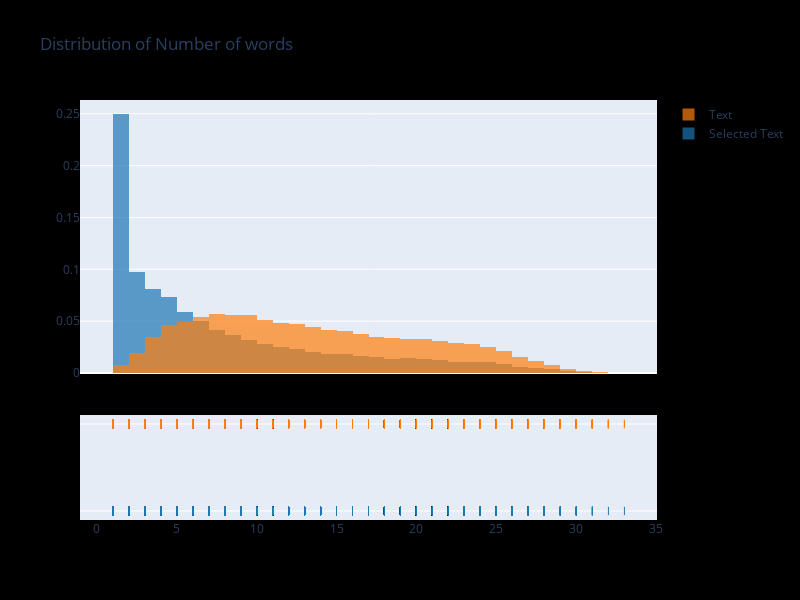

Write notebook code for a chart like this one.
### Code cell
hist_data = [df_train["num_words_st"], df_train["num_words_text"]]
group_labels = ["Selected Text", "Text"]

fig = ff.create_distplot(hist_data=hist_data, group_labels=group_labels, show_curve=False)
fig.update_layout(title_text="Distribution of Number of words")
fig.update_layout(
    autosize=False,
    width=800,
    height=600,
    paper_bgcolor="Black"
)
fig.show()

### Figure 1 — Plotly figure (JSON) as saved in the notebook; plotly's stock layout.template omitted (floating-point values rounded to 4 significant figures; data arrays with more than 128 entries replaced by an {"elided": "..."} marker saying what was removed)
{"data": [{"autobinx": false, "histnorm": "probability density", "legendgroup": "Selected Text", "marker": {"color": "rgb(31, 119, 180)"}, "name": "Selected Text", "opacity": 0.7, "type": "histogram", "x": {"elided": "27480 int values"}, "xaxis": "x", "xbins": {"end": 33, "size": 1, "start": 1}, "yaxis": "y"}, {"autobinx": false, "histnorm": "probability density", "legendgroup": "Text", "marker": {"color": "rgb(255, 127, 14)"}, "name": "Text", "opacity": 0.7, "type": "histogram", "x": {"elided": "27480 int values"}, "xaxis": "x", "xbins": {"end": 33, "size": 1, "start": 1}, "yaxis": "y"}, {"legendgroup": "Selected Text", "marker": {"color": "rgb(31, 119, 180)", "symbol": "line-ns-open"}, "mode": "markers", "name": "Selected Text", "showlegend": false, "type": "scatter", "x": {"elided": "27480 int values"}, "xaxis": "x", "y": {"elided": "27480 str values"}, "yaxis": "y2"}, {"legendgroup": "Text", "marker": {"color": "rgb(255, 127, 14)", "symbol": "line-ns-open"}, "mode": "markers", "name": "Text", "showlegend": false, "type": "scatter", "x": {"elided": "27480 int values"}, "xaxis": "x", "y": {"elided": "27480 str values"}, "yaxis": "y2"}], "layout": {"autosize": false, "barmode": "overlay", "height": 600, "hovermode": "closest", "legend": {"traceorder": "reversed"}, "paper_bgcolor": "Black", "title": {"text": "Distribution of Number of words"}, "width": 800, "xaxis": {"anchor": "y2", "domain": [0, 1], "zeroline": false}, "yaxis": {"anchor": "free", "domain": [0.35, 1], "position": 0}, "yaxis2": {"anchor": "x", "domain": [0, 0.25], "dtick": 1, "showticklabels": false}}}
